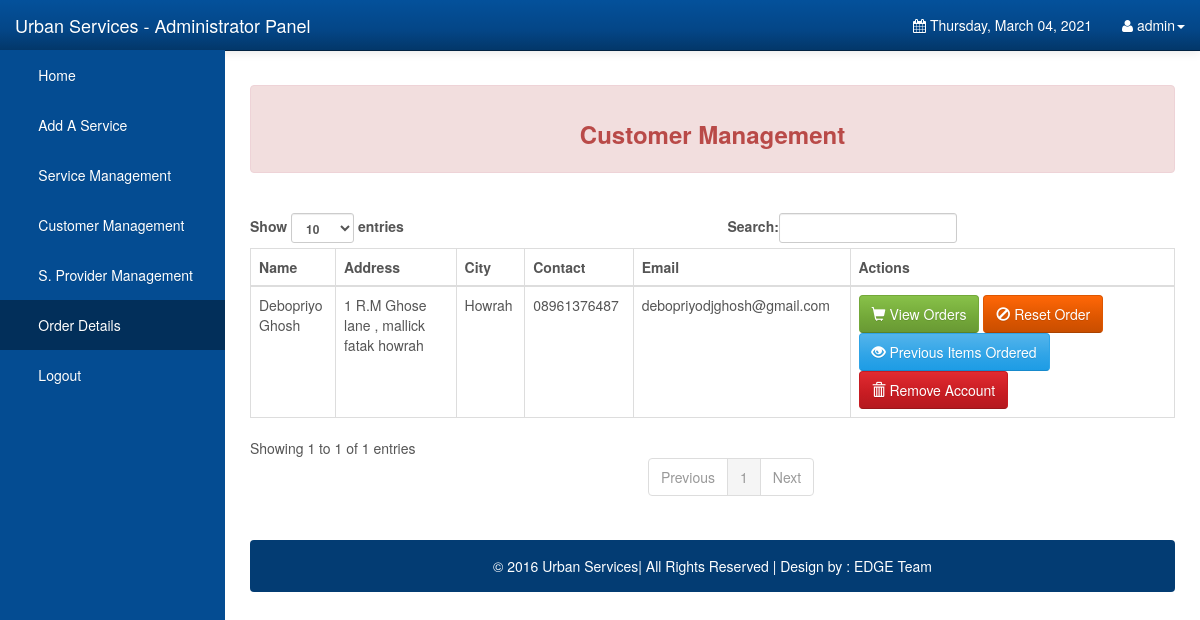
The page /Admin/customers.php (signed in) on the database its author committed.
### tables this page shows
CREATE TABLE `customer` (
  `c_name` text NOT NULL,
  `c_add` text NOT NULL,
  `c_city` text NOT NULL,
  `c_contact` varchar(13) NOT NULL,
  `c_email` varchar(50) NOT NULL,
  `password` varchar(15) NOT NULL
);

### Admin/customers.php (the view, shortened to what this page needs)
<!DOCTYPE html>
<html lang="en">
<head>
    <link rel="stylesheet" type="text/css" href="bootstrap/css/bootstrap.min.css" />
    <link rel="stylesheet" type="text/css" href="font-awesome/css/font-awesome.min.css" />
    <link rel="stylesheet" type="text/css" href="css/local.css" />
</head>
<body>
    <div id="wrapper">
        <nav class="navbar navbar-inverse navbar-fixed-top" role="navigation">
            <div class="navbar-header">
                <a class="navbar-brand" href="index.php">Urban Services - Administrator Panel</a>
            </div>
            <div class="collapse navbar-collapse navbar-ex1-collapse">
                <ul class="nav navbar-nav side-nav">
                    <li><a href="index.php"> &nbsp; &nbsp; &nbsp; Home</a></li>
					<li><a data-toggle="modal" data-target="#uploadModal"> &nbsp; &nbsp; &nbsp; Add A Service</a></li>
					<li><a href=""> &nbsp; &nbsp; &nbsp; Service Management</a></li>
					<li ><a href="customers.php"> &nbsp; &nbsp; &nbsp; Customer Management</a></li>
					<li><a href="items.php"> &nbsp; &nbsp; &nbsp; S. Provider Management</a></li>
					<li class="active"><a href="orderdetails.php"> &nbsp; &nbsp; &nbsp; Order Details</a></li>
					<li><a href="logout.php"> &nbsp; &nbsp; &nbsp; Logout</a></li>
                </ul>
                <ul class="nav navbar-nav navbar-right navbar-user">
                    <li class="dropdown messages-dropdown">
                        <a href="#"><i class="fa fa-calendar"></i>  <?php
                            $Today=date('y:m:d');
                            $new=date('l, F d, Y',strtotime($Today));
                            echo $new; ?></a>
                    </li>
                     <li class="dropdown user-dropdown">
                        <a href="#" class="dropdown-toggle" data-toggle="dropdown"><i class="fa fa-user"></i> <?php   extract($_SESSION); echo $admin_username; ?><b class="caret"></b></a>
                    </li>
                </ul>
            </div>
        </nav>
        <div id="page-wrapper">
			 <div class="alert alert-danger">
                          <center> <h3><strong>Customer Management</strong> </h3></center>
						  </div>
						  <br />
						  <div class="table-responsive">
            <table class="display table table-bordered" id="example" cellspacing="0" width="100%">
              <thead>
                <tr>
                  <th>Name</th>
				  <th>Address</th>
				  <th>City</th>
				  <th>Contact</th>
				  <th>Email</th>
                  <th>Actions</th>
                </tr>
              </thead>
              <tbody>
			  <?php
include("config.php");
	$stmt = $DB_con->prepare('SELECT * FROM customer');
	$stmt->execute();
	if($stmt->rowCount() > 0)
	{
		while($row=$stmt->fetch(PDO::FETCH_ASSOC))
		{
			extract($row);
			?>
                <tr>
				<td><?php echo $c_name; ?></td>
				<td><?php echo $c_add; ?></td>
				<td><?php echo $c_city; ?></td>
				<td><?php echo $c_contact; ?></td>
                 <td><?php echo $c_email; ?></td>
				 <td>
				 <a class="btn btn-success" href="view_orders.php?view_id=<?php echo $row['c_email']; ?>"><span class='glyphicon glyphicon-shopping-cart'></span> View Orders</a>
				  <a class="btn btn-warning" href="?order_id=<?php echo $row['c_email']; ?>" title="click for delete" onclick="return confirm('Are you sure to reset the customer items ordered?')">
				  <span class='glyphicon glyphicon-ban-circle'></span>
				  Reset Order</a>
				 <a class="btn btn-primary" href="previous_orders.php?previous_id=<?php echo $row['c_email']; ?>"><span class='glyphicon glyphicon-eye-open'></span> Previous Items Ordered</a>
                  <a class="btn btn-danger" href="?delete_id=<?php echo $row['c_email']; ?>" title="click for delete" onclick="return confirm('Are you sure to remove this customer?')">
				  <span class='glyphicon glyphicon-trash'></span>
				  Remove Account</a>
                  </td>
                </tr>
              <?php
		}
		echo "</tbody>";
		echo "</table>";
		echo "</div>";
		echo "<br />";
		echo '<div class="alert alert-default" style="background-color:#033c73;">
                       <p style="color:white;text-align:center;">
                       &copy 2016 Urban Services| All Rights Reserved |  Design by : EDGE Team
						</p>
                    </div>
	</div>';
		echo "</div>";
	}
?>
	<br />
	<br />
</body>
</html>

### rows shown on the page
customer: c_name "Debopriyo Ghosh", c_add "1 R.M Ghose lane , mallick fatak howrah", c_city "Howrah", c_contact "08961376487", c_email "debopriyodjghosh@gmail.com"

### other values the page prints
$admin_username "admin"
